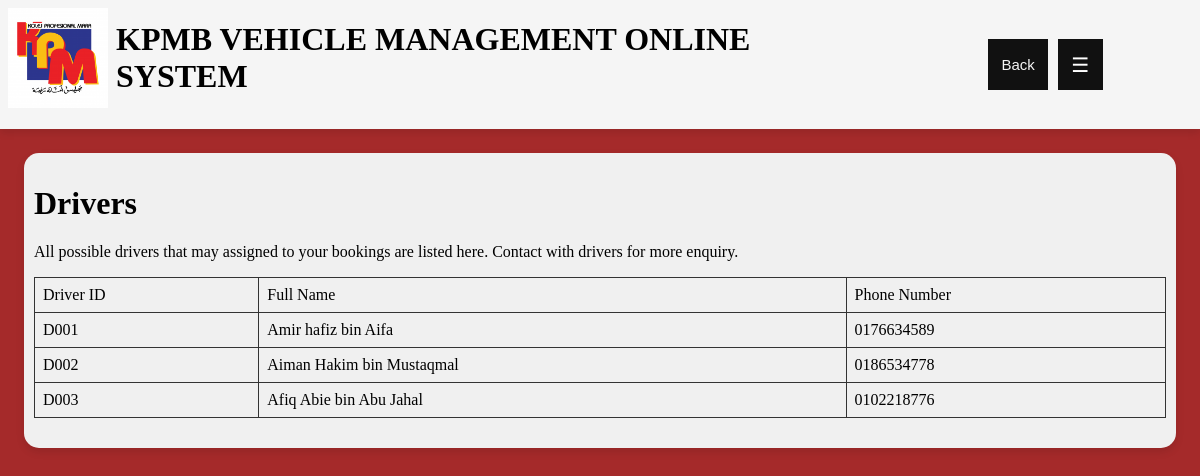
/driver/, run on the app's committed database.
### mngmntsystem/models.py (models this page shows)
class Driver(models.Model):
    driverID=models.CharField(primary_key=True, max_length=4)
    fullName=models.TextField(max_length=128)
    phoneNum=models.TextField(max_length=10)

### mngmntsystem/views.py (the view)
# urls.py: path('driver/', views.driver, name='driver'),
def driver(request):
    driver=Driver.objects.all()
    context={
        'driver':driver
    }
    return render(request, 'mngmntsystem/driver.html', context)

### mngmntsystem/templates/mngmntsystem/driver.html
{%extends "mngmntsystem/maintenance.html"%}
{%block contentbox%}
  <div class="container-box">
    <div class="row-box" style="margin-top:10%; justify-content: left; margin:2%;">
        <div class="invisible-box" style="width:100%;">
            <h1>Drivers</h1>
            <p>All possible drivers that may assigned to your bookings are listed here. Contact with drivers for more enquiry.</p>
            <table>
              <thead>
                <tr>
                  <td>Driver ID</td>
                  <td>Full Name</td>
                  <td>Phone Number</td>
                </tr>
              </thead>
              <tbody>
                {%for x in driver%}
                  <tr>
                    <td>{{x.driverID}}</td>
                    <td>{{x.fullName}}</td>
                    <td>{{x.phoneNum}}</td>
                  </tr>
                {%endfor%}
              </tbody>
            </table>
        </div>
    </div>
  </div>
{% endblock contentbox %}

### mngmntsystem/templates/mngmntsystem/homepage.html (style rules this page uses)
body { background-color: brown; margin: 0; }
.row-box { display: flex; padding: 10px; background-color: #f0f0f0; border-radius: 15px; box-shadow: 0 4px 8px rgba(0, 0, 0, 0.1); }
.invisible-box { width: 33%; }
table { border-collapse: collapse; width: 100%; margin-bottom: 20px; }
th, td { border: 1px solid #333; text-align: left; padding: 8px; }

### data on the page
Driver: driverID "D001", fullName "Amir hafiz bin Aifa", phoneNum "0176634589"
Driver: driverID "D002", fullName "Aiman Hakim bin Mustaqmal", phoneNum "0186534778"
Driver: driverID "D003", fullName "Afiq Abie bin Abu Jahal", phoneNum "0102218776"
